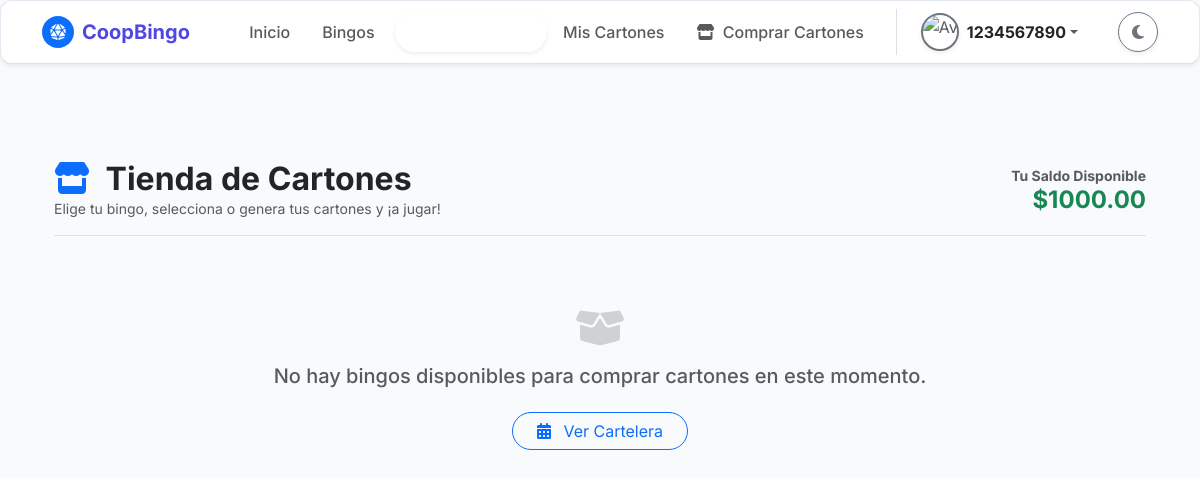
The app's page /venta-cartones/ (signed in), older data.
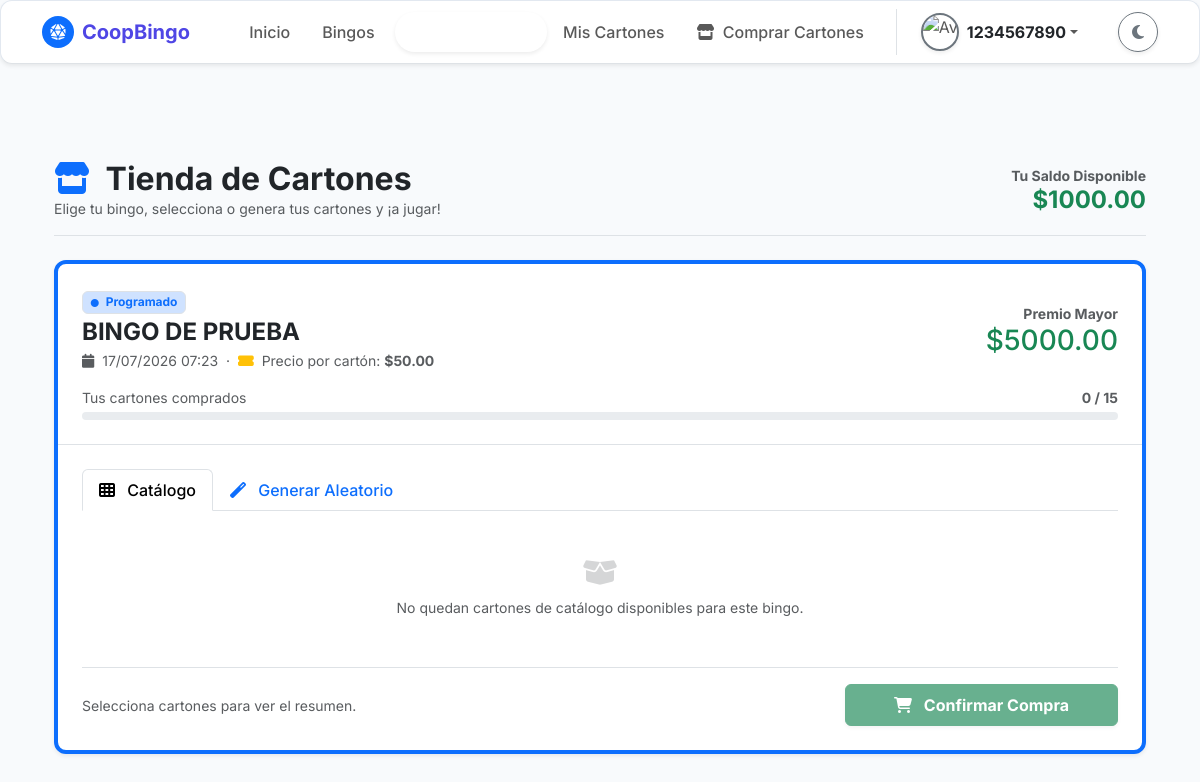
The same page, newer data.
### bingo/models.py (models this page shows, shortened)
class Bingo(models.Model):
    TIPO_BINGO_CHOICES = [
        ('Virtual', 'Virtual'),
        ('Presencial', 'Presencial'),
    ]
    ESTADO_BINGO_CHOICES = [
        ('Programado', 'Programado'),
        ('En Curso', 'En Curso'),
        ('Finalizado', 'Finalizado'),
        ('Cancelado', 'Cancelado'),
    ]
    idbingo = models.AutoField(primary_key=True)
    titulobingo = models.CharField(
        max_length=150,
        verbose_name="Título del Bingo"
    )
    fechaprogramadabingo = models.DateTimeField(
        verbose_name="Fecha y Hora del Evento"
    )
    tipobingo = models.CharField(
        max_length=20,
        choices=TIPO_BINGO_CHOICES,
        verbose_name="Tipo de Bingo"
    )
    lugarbingo = models.CharField(
        max_length=255,
        null=True,
        blank=True,
        verbose_name="Lugar (si es presencial)"
    )
    urlsesionbingo = models.CharField(
        max_length=255,
        null=True,
        blank=True,
        verbose_name="Link de la sesión (si es virtual)"
    )
    preciocarton = models.DecimalField(
        max_digits=10,
        decimal_places=2,
        validators=[MinValueValidator(Decimal('0.01'))],
        verbose_name="Precio del Cartón"
    )
    premiomayor = models.DecimalField(
        max_digits=10,
        decimal_places=2,
        verbose_name="Monto del Premio Mayor"
    )
    descripcionpremiomayor = models.CharField(
        max_length=100,
        verbose_name="¿Qué es el premio mayor?"
    )
    estadobingo = models.CharField(
        max_length=20,
        choices=ESTADO_BINGO_CHOICES,
        default='Programado',
        verbose_name="Estado del Bingo"
    )
    rutaimagenpremiomayor = models.ImageField(
        upload_to='bingo/imagen_premio_mayor/',
        max_length=300,
        null=True,
        blank=True,
        verbose_name="Imagen del Premio"
    )
    urlvideopromocional = models.FileField(
        upload_to='bingo/video_promocional/',
        max_length=300,
        null=True,
        blank=True,
        verbose_name="Video Promocional"
    )
    descripcionpremios = models.TextField(
        max_length=500,
        null=True,
        blank=True,
        verbose_name="Descripción de otros premios"
    )
    idunidadmonetaria = models.ForeignKey(
        'UnidadMonetaria',
        on_delete=models.PROTECT,
        db_column='idunidadmonetaria',
        null=True,
        blank=True,
        verbose_name='Unidad Monetaria'
    )
    class Meta:
        db_table = 'Bingo'
        verbose_name = 'Bingo'
        verbose_name_plural = 'Bingos'

class UnidadMonetaria(models.Model):
    idunidad = models.AutoField(primary_key=True)
    nombre = models.CharField(max_length=50, unique=True)
    simbolo = models.CharField(max_length=10, null=True, blank=True)
    @property
    def nombremoneda(self):
        return self.nombre
    @property
    def simbolomoneda(self):
        return self.simbolo or ''
    @property
    def tipomoneda(self):
        return getattr(self, '_tipomoneda', 'Efectivo')
    @property
    def tasaconversionmoneda(self):
        return getattr(self, '_tasaconversionmoneda', Decimal('1.00'))
    @property
    def estadomoneda(self):
        return getattr(self, '_estadomoneda', True)
    class Meta:
        db_table = 'UnidadMonetaria'
        verbose_name = 'Unidad Monetaria'
        verbose_name_plural = 'Unidades Monetarias'

### bingo/views.py (the view, shortened to what this page needs)
# urls.py: path('venta-cartones/', views.venta_cartones, name='venta_cartones'),
@login_required
def venta_cartones(request):
    jugador = Jugador.objects.filter(cedulaidentidadjugador=request.user.username).first()
    if not jugador:
        messages.warning(request, "Debes activar tu perfil de juego para entrar a la tienda.")
        return redirect('registro_jugador')
    if jugador.estadocuentajugador != 'Activo':
        messages.error(request, "Tu cuenta de jugador se encuentra suspendida o inactiva. No puedes realizar compras.")
        return redirect('inicio')
    bingos_disponibles = Bingo.objects.exclude(estadobingo__in=['Finalizado', 'Cancelado']).filter(partidabingo__isnull=False).distinct()
    bingos_data = []
    for b in bingos_disponibles:
        comprados = CartonPartidaBingo.objects.filter(idjugador=jugador, idpartida__idbingo=b).values('idcarton').distinct().count()
        porcentaje_barra = min(int((comprados / 15) * 100), 100)
        usados_ids = CartonPartidaBingo.objects.filter(idpartida__idbingo=b).values_list('idcarton', flat=True)
        catalogo = Carton.objects.filter(esmaestro=True).exclude(idcarton__in=usados_ids)[:12]
        bingos_data.append({'bingo': b, 'comprados': comprados, 'porcentaje': porcentaje_barra, 'catalogo': catalogo})
    contexto = {'jugador': jugador, 'bingos_data': bingos_data}
    return render(request, 'negocio/venta_cartones.html', contexto)

### bingo/templates/negocio/venta_cartones.html (shortened to what the changed rows need)
{% extends 'comunes/base.html' %}
{% load static %}
{% block extra_css %}
<link rel="stylesheet" href="{% static 'css/carton_bingo.css' %}">
{% endblock %}
{% block content %}
<div class="container py-5">
    <div class="d-flex align-items-center justify-content-between mb-4 border-bottom pb-3">
        <div>
            <h2 class="fw-bold mb-0 text-body"><i class="fas fa-store text-primary me-2" aria-hidden="true"></i> Tienda de Cartones</h2>
        </div>
    </div>
    {% if not bingos_data %}
    <div class="text-center py-5">
        <i class="fas fa-box-open fs-1 text-muted opacity-25 mb-3 d-block" aria-hidden="true"></i>
        <h5 class="text-muted">No hay bingos disponibles para comprar cartones en este momento.</h5>
        <a href="{% url 'bingo' %}" class="btn btn-outline-primary mt-3 rounded-pill px-4">
            <i class="fas fa-calendar-alt me-2" aria-hidden="true"></i> Ver Cartelera
        </a>
    </div>
    {% endif %}
    {% for item in bingos_data %}
    {% with bingo=item.bingo %}
    <div class="card-minimalista shadow-sm mb-5 border-top border-primary border-4">
        <div class="p-4 border-bottom">
            <div class="d-flex flex-column flex-md-row justify-content-between align-items-md-center gap-3">
                <div>
                    <span class="badge bg-primary-subtle text-primary border mb-1">
                        <i class="fas fa-circle me-1" style="font-size:0.5rem;" aria-hidden="true"></i> {{ bingo.estadobingo }}
                    </span>
                    <h4 class="fw-bold text-body mb-1">{{ bingo.titulobingo }}</h4>
                    <p class="text-muted small mb-0">
                        <i class="fas fa-calendar me-1" aria-hidden="true"></i> {{ bingo.fechaprogramadabingo|date:"d/m/Y H:i" }}
                        &nbsp;·&nbsp;
                        <i class="fas fa-ticket-alt text-warning me-1" aria-hidden="true"></i>
                        Precio por cartón: <strong>{{ bingo.idunidadmonetaria.simbolomoneda }}{{ bingo.preciocarton }}</strong>
                    </p>
                </div>
                <div class="text-center text-md-end">
                    <span class="d-block small text-muted fw-bold">Premio Mayor</span>
                    <h3 class="text-success fw-black mb-0">{{ bingo.idunidadmonetaria.simbolomoneda }}{{ bingo.premiomayor }}</h3>
                </div>
            </div>
            <div class="mt-3">
                <div class="d-flex justify-content-between small text-muted mb-1">
                    <span>Tus cartones comprados</span>
                    <span class="fw-bold">{{ item.comprados }} / 15</span>
                </div>
                <div class="progress rounded-pill" style="height: 8px;"
                     role="progressbar"
                     aria-label="Cartones comprados {{ item.comprados }} de 15"
                     aria-valuemin="0" aria-valuemax="100"
                     data-porcentaje="{{ item.porcentaje }}">
                </div>
            </div>
        </div>
        <form method="post" action="{% url 'venta_cartones' %}" id="form-compra-{{ bingo.idbingo }}">
            <div class="p-4">
                <div class="nav nav-tabs mb-4" role="tablist" aria-label="Modos de selección de cartones">
                    <div class="nav-item">
                        <button class="nav-link active fw-medium" type="button"
                                data-bs-toggle="tab" data-bs-target="#catalogo-{{ bingo.idbingo }}"
                                role="tab" id="tab-catalogo-{{ bingo.idbingo }}"
                                aria-selected="true">
                            <i class="fas fa-th me-2" aria-hidden="true"></i> Catálogo
                        </button>
                    </div>
                    <div class="nav-item">
                        <button class="nav-link fw-medium" type="button"
                                data-bs-toggle="tab" data-bs-target="#generar-{{ bingo.idbingo }}"
                                role="tab" id="tab-generar-{{ bingo.idbingo }}"
                                aria-selected="false">
                            <i class="fas fa-magic me-2" aria-hidden="true"></i> Generar Aleatorio
                        </button>
                    </div>
                </div>
                <div class="tab-content">
                    <div class="tab-pane fade show active" id="catalogo-{{ bingo.idbingo }}" role="tabpanel">
                        {% if item.catalogo %}
                        <p class="text-muted small mb-3">Selecciona uno o varios cartones del inventario disponible. Se resaltan al hacer clic.</p>
                        <div class="row g-3">
                            {% for carton in item.catalogo %}
                            <div class="col-6 col-md-4 col-lg-3 col-xl-2">
                                <label class="carton-selector w-100 h-100 d-block" style="cursor:pointer;">
                                    <input type="checkbox" name="cartones_catalogo" value="{{ carton.idcarton }}"
                                           class="d-none carton-check-{{ bingo.idbingo }}" aria-label="Cartón {{ carton.codigocarton }}">
                                    <div class="bg-white p-2 rounded-3 border border-2 border-secondary-subtle text-center h-100 carton-card-preview transition-all"
                                         style="border-radius: 10px !important;">
                                        <span class="badge bg-dark font-monospace mb-2 d-block" style="font-size:0.7rem;">{{ carton.codigocarton }}</span>
                                        <div class="d-grid gap-1 mb-1" style="grid-template-columns: repeat(5, 1fr);">
                                            <div class="fw-black text-primary" style="font-size:0.65rem;">B</div>
                                            <div class="fw-black text-danger" style="font-size:0.65rem;">I</div>
                                            <div class="fw-black text-secondary" style="font-size:0.65rem;">N</div>
                                            <div class="fw-black text-success" style="font-size:0.65rem;">G</div>
                                            <div class="fw-black text-warning" style="font-size:0.65rem;">O</div>
                                        </div>
                                        <div class="d-grid gap-1 text-center" style="grid-template-columns: repeat(5, 1fr); font-size: 0.6rem;">
                                            {% with m=carton.matriznumeros %}
                                            {% for i in "01234" %}
                                            {% endfor %}
                                            {% endwith %}
                                            <span class="text-muted">···</span>
                                        </div>
                                        <div class="mt-2 check-icon text-success" style="display:none; font-size:1.2rem;">
                                            <i class="fas fa-check-circle" aria-hidden="true"></i>
                                        </div>
                                    </div>
                                </label>
                            </div>
                            {% endfor %}
                        </div>
                        {% else %}
                        <div class="text-center py-4 text-muted">
                            <i class="fas fa-box-open fs-3 mb-2 d-block opacity-25" aria-hidden="true"></i>
                            <small>No quedan cartones de catálogo disponibles para este bingo.</small>
                        </div>
                        {% endif %}
                    </div>
                </div>
                <div class="mt-4 pt-3 border-top d-flex flex-column flex-md-row justify-content-between align-items-md-center gap-3">
                    <div id="resumen-{{ bingo.idbingo }}" class="text-muted small">
                        Selecciona cartones para ver el resumen.
                    </div>
                    <button type="submit" class="btn btn-success fw-bold px-5 py-2 shadow-sm" id="btn-comprar-{{ bingo.idbingo }}" disabled>
                        <i class="fas fa-shopping-cart me-2" aria-hidden="true"></i> Confirmar Compra
                    </button>
                </div>
            </div>
        </form>
    </div>
    {% endwith %}
    {% endfor %}
</div>
{% endblock %}

Row changes from the older to the newer data that the page shows:
added Bingo: bingo.estadobingo "Programado", bingo.titulobingo "BINGO DE PRUEBA", bingo.fechaprogramadabingo "17/07/2026 07:23", bingo.idunidadmonetaria.simbolomoneda "$", bingo.preciocarton "50.00", bingo.premiomayor "5000.00", comprados "0"
Text that changed along with them:
text no longer shown: "No hay bingos disponibles para comprar cartones en este momento. Ver Cartelera"
